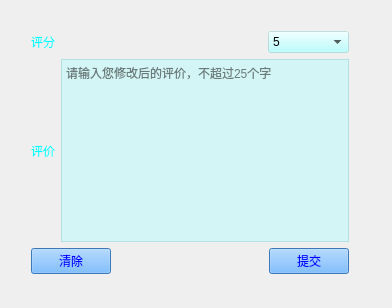
<?xml version="1.0" encoding="UTF-8"?>
<ui version="4.0">
 <class>AlterCommentWindow</class>
 <widget class="QWidget" name="AlterCommentWindow">
  <property name="geometry">
   <rect>
    <x>0</x>
    <y>0</y>
    <width>392</width>
    <height>308</height>
   </rect>
  </property>
  <property name="maximumSize">
   <size>
    <width>392</width>
    <height>308</height>
   </size>
  </property>
  <property name="windowTitle">
   <string>修改评论</string>
  </property>
  <property name="windowIcon">
   <iconset>
    <normaloff>G:/VideoOfYouTube/_修改订单.png</normaloff>G:/VideoOfYouTube/_修改订单.png</iconset>
  </property>
  <widget class="QWidget" name="layoutWidget">
   <property name="geometry">
    <rect>
     <x>20</x>
     <y>20</y>
     <width>340</width>
     <height>265</height>
    </rect>
   </property>
   <layout class="QVBoxLayout" name="verticalLayout_2">
    <item>
     <layout class="QVBoxLayout" name="verticalLayout">
      <item>
       <layout class="QHBoxLayout" name="horizontalLayout">
        <item>
         <widget class="QLabel" name="label">
          <property name="styleSheet">
           <string notr="true">color: rgb(0, 255, 255);
font: 10pt &quot;微软雅黑&quot;;</string>
          </property>
          <property name="text">
           <string>评分</string>
          </property>
         </widget>
        </item>
        <item>
         <spacer name="horizontalSpacer">
          <property name="orientation">
           <enum>Qt::Horizontal</enum>
          </property>
          <property name="sizeHint" stdset="0">
           <size>
            <width>40</width>
            <height>20</height>
           </size>
          </property>
         </spacer>
        </item>
        <item>
         <widget class="QComboBox" name="scorecombo">
          <property name="minimumSize">
           <size>
            <width>81</width>
            <height>0</height>
           </size>
          </property>
          <property name="styleSheet">
           <string notr="true">font: 10pt &quot;微软雅黑&quot;;
background-color: rgba(170, 255, 255, 100);</string>
          </property>
          <item>
           <property name="text">
            <string>5</string>
           </property>
          </item>
          <item>
           <property name="text">
            <string>4</string>
           </property>
          </item>
          <item>
           <property name="text">
            <string>3</string>
           </property>
          </item>
          <item>
           <property name="text">
            <string>2</string>
           </property>
          </item>
          <item>
           <property name="text">
            <string>1</string>
           </property>
          </item>
         </widget>
        </item>
       </layout>
      </item>
      <item>
       <layout class="QHBoxLayout" name="horizontalLayout_2">
        <item>
         <widget class="QLabel" name="label_2">
          <property name="styleSheet">
           <string notr="true">color: rgb(0, 255, 255);
font: 10pt &quot;微软雅黑&quot;;</string>
          </property>
          <property name="text">
           <string>评价</string>
          </property>
         </widget>
        </item>
        <item>
         <widget class="QTextEdit" name="commentEdit">
          <property name="styleSheet">
           <string notr="true">font: 10pt &quot;微软雅黑&quot;;
background-color: rgba(170, 255, 255, 100);</string>
          </property>
          <property name="placeholderText">
           <string>请输入您修改后的评价，不超过25个字</string>
          </property>
         </widget>
        </item>
       </layout>
      </item>
     </layout>
    </item>
    <item>
     <layout class="QHBoxLayout" name="horizontalLayout_3">
      <item>
       <widget class="QPushButton" name="pushButton_2">
        <property name="styleSheet">
         <string notr="true">background-color: rgb(85, 170, 255);
color: rgb(0, 0, 255);</string>
        </property>
        <property name="text">
         <string>清除</string>
        </property>
        <property name="icon">
         <iconset>
          <normaloff>G:/VideoOfYouTube/清除.png</normaloff>G:/VideoOfYouTube/清除.png</iconset>
        </property>
       </widget>
      </item>
      <item>
       <spacer name="horizontalSpacer_2">
        <property name="orientation">
         <enum>Qt::Horizontal</enum>
        </property>
        <property name="sizeHint" stdset="0">
         <size>
          <width>40</width>
          <height>20</height>
         </size>
        </property>
       </spacer>
      </item>
      <item>
       <widget class="QPushButton" name="pushButton">
        <property name="styleSheet">
         <string notr="true">background-color: rgb(85, 170, 255);
color: rgb(0, 0, 255);</string>
        </property>
        <property name="text">
         <string>提交</string>
        </property>
        <property name="icon">
         <iconset>
          <normaloff>G:/VideoOfYouTube/提交 (1).png</normaloff>G:/VideoOfYouTube/提交 (1).png</iconset>
        </property>
       </widget>
      </item>
     </layout>
    </item>
   </layout>
  </widget>
  <widget class="QLabel" name="label_3">
   <property name="geometry">
    <rect>
     <x>-9</x>
     <y>-6</y>
     <width>421</width>
     <height>381</height>
    </rect>
   </property>
   <property name="text">
    <string/>
   </property>
   <property name="pixmap">
    <pixmap>C:/Users/wx/Pictures/pixiv/u=1922929558,2025968276&amp;fm=26&amp;fmt=auto&amp;gp=0.webp</pixmap>
   </property>
   <property name="scaledContents">
    <bool>true</bool>
   </property>
  </widget>
  <zorder>label_3</zorder>
  <zorder>layoutWidget</zorder>
 </widget>
 <layoutdefault spacing="6" margin="11"/>
 <resources/>
 <connections/>
</ui>
